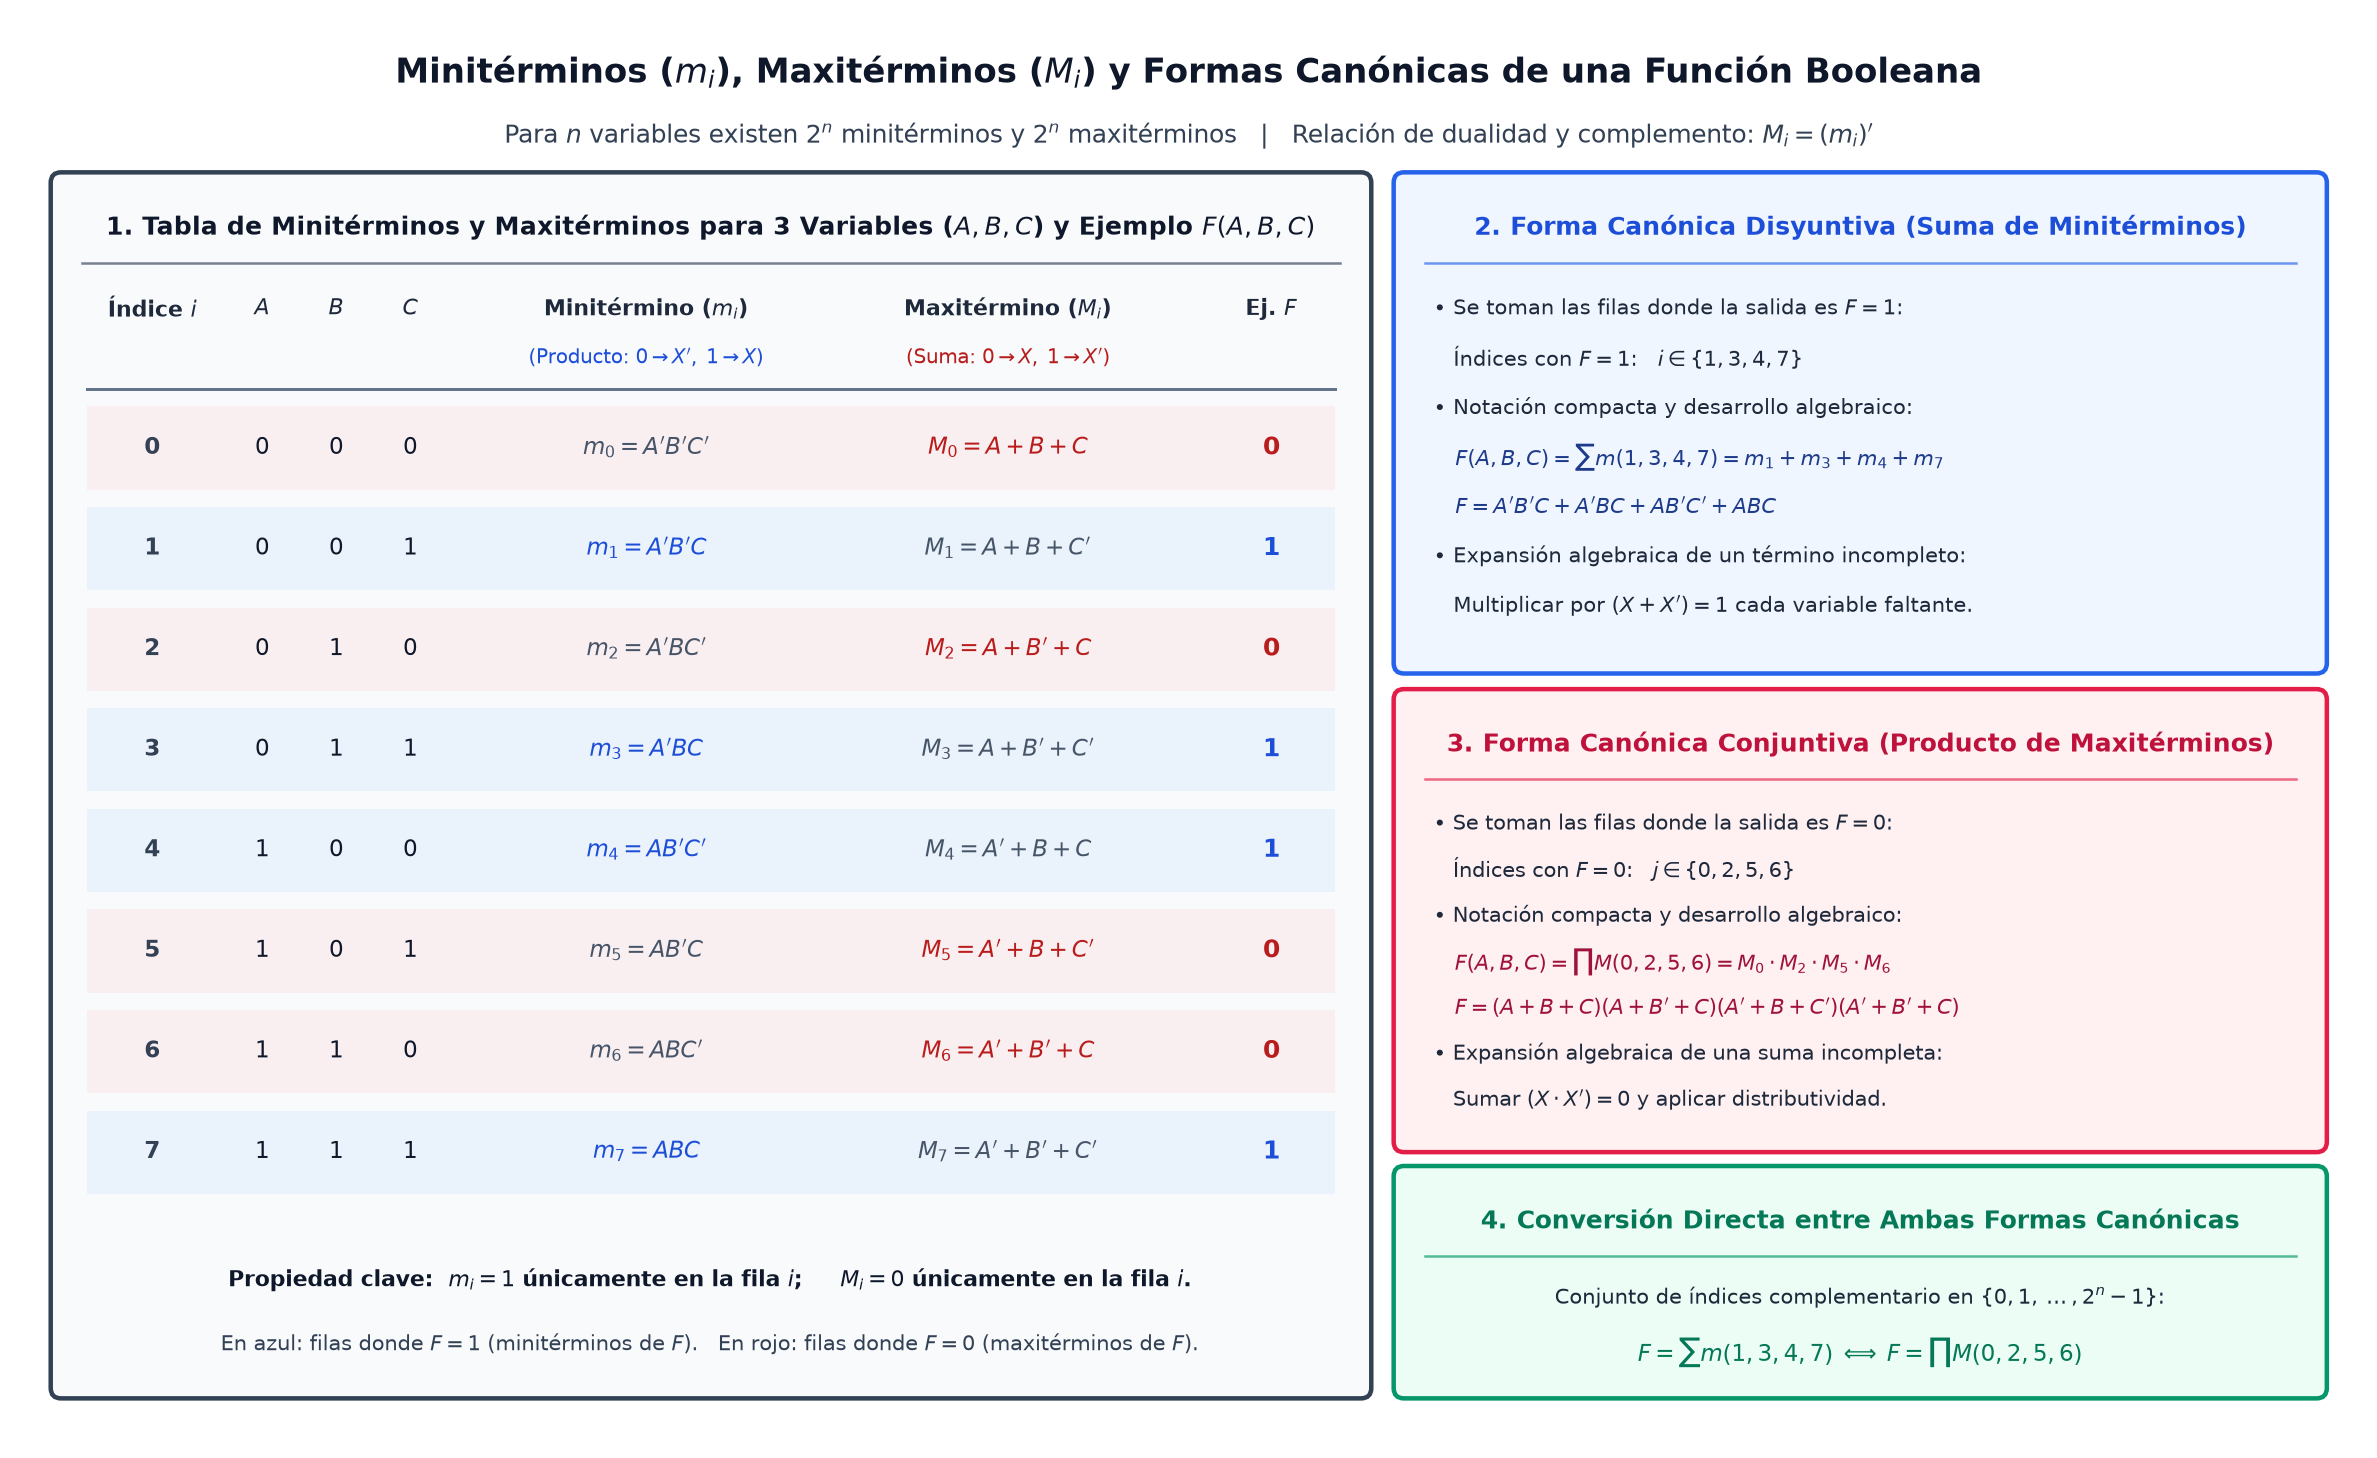

Generate this figure with Python:
import os
import matplotlib.pyplot as plt
import matplotlib.patches as patches


def draw_panel(ax, x, y, w, h, title, bg_color, border_color, title_color):
    rect = patches.FancyBboxPatch(
        (x, y), w, h,
        boxstyle="round,pad=0.06",
        facecolor=bg_color,
        edgecolor=border_color,
        linewidth=1.8
    )
    ax.add_patch(rect)
    ax.text(
        x + w / 2, y + h - 0.26, title,
        ha='center', va='center',
        fontsize=10.2, fontweight='bold', color=title_color
    )
    ax.plot([x + 0.12, x + w - 0.12], [y + h - 0.46, y + h - 0.46], color=border_color, linewidth=1.0, alpha=0.65)


def main():
    fig, ax = plt.subplots(figsize=(13.6, 8.2), dpi=180)
    ax.set_xlim(0, 13.6)
    ax.set_ylim(0, 8.2)
    ax.axis('off')

    # Main Title
    ax.text(
        6.8, 7.88,
        r"Minitérminos ($m_i$), Maxitérminos ($M_i$) y Formas Canónicas de una Función Booleana",
        ha='center', va='center', fontsize=13.6, fontweight='bold', color='#0f172a'
    )
    ax.text(
        6.8, 7.52,
        r"Para $n$ variables existen $2^n$ minitérminos y $2^n$ maxitérminos   |   Relación de dualidad y complemento: $M_i = (m_i)'$",
        ha='center', va='center', fontsize=9.8, color='#334155'
    )

    # Left Panel: Master Table of 3-Variable Minterms & Maxterms + Example Function F
    draw_panel(
        ax, 0.25, 0.3, 7.55, 6.95,
        r"1. Tabla de Minitérminos y Maxitérminos para 3 Variables ($A, B, C$) y Ejemplo $F(A,B,C)$",
        '#f8fafc', '#334155', '#0f172a'
    )

    headers = ["Índice $i$", "$A$", "$B$", "$C$", r"Minitérmino ($m_i$)", r"Maxitérmino ($M_i$)", r"Ej. $F$"]
    col_x = [0.78, 1.42, 1.85, 2.28, 3.65, 5.75, 7.28]
    for cx, ht in zip(col_x, headers):
        ax.text(cx, 6.52, ht, ha='center', va='center', fontsize=8.8, fontweight='bold', color='#1e293b')
    ax.text(3.65, 6.24, r"(Producto: $0 \to X',\; 1 \to X$)", ha='center', va='center', fontsize=7.8, color='#1d4ed8')
    ax.text(5.75, 6.24, r"(Suma: $0 \to X,\; 1 \to X'$)", ha='center', va='center', fontsize=7.8, color='#b91c1c')
    ax.plot([0.4, 7.65], [6.06, 6.06], color='#64748b', linewidth=1.2)

    rows_data = [
        ("0", "0", "0", "0", r"$m_0 = A'B'C'$", r"$M_0 = A + B + C$", "0"),
        ("1", "0", "0", "1", r"$m_1 = A'B'C$", r"$M_1 = A + B + C'$", "1"),
        ("2", "0", "1", "0", r"$m_2 = A'BC'$", r"$M_2 = A + B' + C$", "0"),
        ("3", "0", "1", "1", r"$m_3 = A'BC$", r"$M_3 = A + B' + C'$", "1"),
        ("4", "1", "0", "0", r"$m_4 = AB'C'$", r"$M_4 = A' + B + C$", "1"),
        ("5", "1", "0", "1", r"$m_5 = AB'C$", r"$M_5 = A' + B + C'$", "0"),
        ("6", "1", "1", "0", r"$m_6 = ABC'$", r"$M_6 = A' + B' + C$", "0"),
        ("7", "1", "1", "1", r"$m_7 = ABC$", r"$M_7 = A' + B' + C'$", "1"),
    ]

    for idx, (i_str, a, b, c, m_str, M_str, f_val) in enumerate(rows_data):
        ry = 5.72 - idx * 0.58
        bg_row = '#dbeafe' if f_val == '1' else '#fee2e2'
        ax.add_patch(patches.Rectangle((0.4, ry - 0.24), 7.25, 0.48, facecolor=bg_row, alpha=0.45, edgecolor='none'))
        ax.text(col_x[0], ry, i_str, ha='center', va='center', fontsize=9.0, fontweight='bold', color='#334155')
        ax.text(col_x[1], ry, a, ha='center', va='center', fontsize=9.0, color='#0f172a')
        ax.text(col_x[2], ry, b, ha='center', va='center', fontsize=9.0, color='#0f172a')
        ax.text(col_x[3], ry, c, ha='center', va='center', fontsize=9.0, color='#0f172a')
        ax.text(col_x[4], ry, m_str, ha='center', va='center', fontsize=9.0,
                fontweight='bold' if f_val == '1' else 'normal',
                color='#1d4ed8' if f_val == '1' else '#475569')
        ax.text(col_x[5], ry, M_str, ha='center', va='center', fontsize=9.0,
                fontweight='bold' if f_val == '0' else 'normal',
                color='#b91c1c' if f_val == '0' else '#475569')
        ax.text(col_x[6], ry, f_val, ha='center', va='center', fontsize=9.8, fontweight='bold',
                color='#1d4ed8' if f_val == '1' else '#b91c1c')

    ax.text(
        4.02, 0.92,
        r"Propiedad clave:  $m_i = 1$ únicamente en la fila $i$;     $M_i = 0$ únicamente en la fila $i$.",
        ha='center', va='center', fontsize=8.7, fontweight='bold', color='#0f172a'
    )
    ax.text(
        4.02, 0.55,
        r"En azul: filas donde $F = 1$ (minitérminos de $F$).   En rojo: filas donde $F = 0$ (maxitérminos de $F$).",
        ha='center', va='center', fontsize=8.3, color='#334155'
    )

    # Top-Right Panel: Forma Canónica Disyuntiva (Suma de Minitérminos)
    draw_panel(
        ax, 8.05, 4.48, 5.3, 2.77,
        "2. Forma Canónica Disyuntiva (Suma de Minitérminos)",
        '#eff6ff', '#2563eb', '#1d4ed8'
    )
    sop_lines = [
        r"$\bullet$ Se toman las filas donde la salida es $F = 1$:",
        r"   Índices con $F = 1$:   $i \in \{1, 3, 4, 7\}$",
        r"$\bullet$ Notación compacta y desarrollo algebraico:",
        r"   $F(A,B,C) = \sum m(1, 3, 4, 7) = m_1 + m_3 + m_4 + m_7$",
        r"   $F = A'B'C + A'BC + AB'C' + ABC$",
        r"$\bullet$ Expansión algebraica de un término incompleto:",
        r"   Multiplicar por $(X + X') = 1$ cada variable faltante."
    ]
    for idx, line in enumerate(sop_lines):
        ry = 6.52 - idx * 0.285
        w_font = 'bold' if idx in (3, 4) else 'normal'
        c_font = '#1e3a8a' if idx in (3, 4) else '#1e293b'
        ax.text(8.22, ry, line, ha='left', va='center', fontsize=8.45, fontweight=w_font, color=c_font)

    # Middle-Right Panel: Forma Canónica Conjuntiva (Producto de Maxitérminos)
    draw_panel(
        ax, 8.05, 1.72, 5.3, 2.55,
        "3. Forma Canónica Conjuntiva (Producto de Maxitérminos)",
        '#fff1f2', '#e11d48', '#be123c'
    )
    pos_lines = [
        r"$\bullet$ Se toman las filas donde la salida es $F = 0$:",
        r"   Índices con $F = 0$:   $j \in \{0, 2, 5, 6\}$",
        r"$\bullet$ Notación compacta y desarrollo algebraico:",
        r"   $F(A,B,C) = \prod M(0, 2, 5, 6) = M_0 \cdot M_2 \cdot M_5 \cdot M_6$",
        r"   $F = (A+B+C)(A+B'+C)(A'+B+C')(A'+B'+C)$",
        r"$\bullet$ Expansión algebraica de una suma incompleta:",
        r"   Sumar $(X \cdot X') = 0$ y aplicar distributividad."
    ]
    for idx, line in enumerate(pos_lines):
        ry = 3.55 - idx * 0.265
        w_font = 'bold' if idx in (3, 4) else 'normal'
        c_font = '#9f1239' if idx in (3, 4) else '#1e293b'
        ax.text(8.22, ry, line, ha='left', va='center', fontsize=8.25, fontweight=w_font, color=c_font)

    # Bottom-Right Panel: Conversión Directa entre Formas Canónicas
    draw_panel(
        ax, 8.05, 0.3, 5.3, 1.22,
        "4. Conversión Directa entre Ambas Formas Canónicas",
        '#ecfdf5', '#059669', '#047857'
    )
    ax.text(
        10.7, 0.82,
        r"Conjunto de índices complementario en $\{0, 1, \dots, 2^n - 1\}$:",
        ha='center', va='center', fontsize=8.4, color='#1e293b'
    )
    ax.text(
        10.7, 0.50,
        r"$F = \sum m(1, 3, 4, 7) \;\Longleftrightarrow\; F = \prod M(0, 2, 5, 6)$",
        ha='center', va='center', fontsize=9.1, fontweight='bold', color='#047857'
    )

    plt.tight_layout()
    out_path = os.path.join(os.path.dirname(os.path.abspath(__file__)), "miniterminos-maxiterminos-formas-canonicas.png")
    plt.savefig(out_path, dpi=180, bbox_inches='tight', facecolor='white')
    plt.close()


if __name__ == "__main__":
    main()
